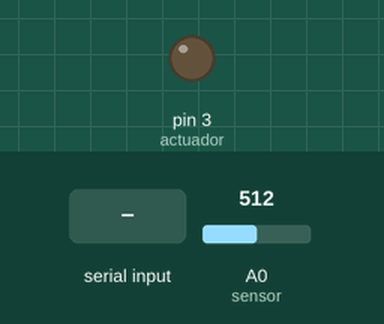
Recording of a sketch running on a simulated Arduino Uno, built with avr-gcc and run on an emulated ATmega328P. Parts: output pins drawn as LEDs (lit = HIGH). The test bench sets the inputs (shaded band); at power-on: A0 (sensor) = 512. What the sketch prints to the serial monitor is not drawn.

Above: at 1.2 s.
1.3 s: byte 30 received over Serial
At 1.55 s:
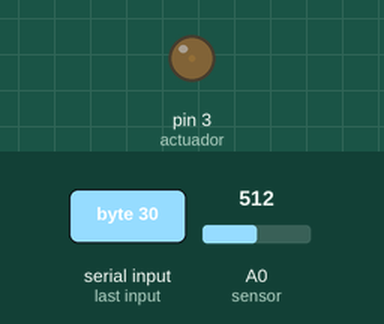
4.3 s: byte 90 received over Serial
At 10.8 s:
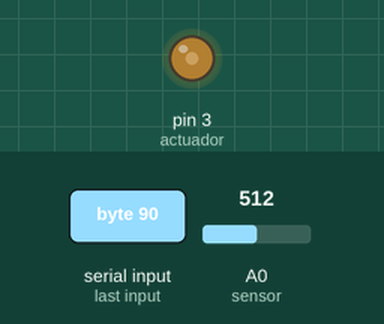
Timing chart, 0 to 12.3 s (numbered marks = the images above; inputs shaded):
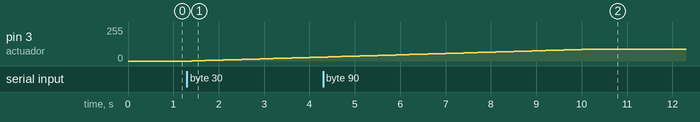

Measured:
- after the input at 1.3 s, pin 3 (actuador): moves from 0/255 to 29/255 over 2.8 s, starting after 0.11 s

The sketch:

lecturaValor.ino
```cpp
int sensor = A0;
int actuador = 3;
int prev_valor = 0;
int v = 0;
const int totalLecturas = 30;
int valor[30];

unsigned long tiempoAnterior = 0;
const unsigned long intervaloLecturas = 100;

void ordenar_arreglo() { // Bubble sort
  for (int i = 0; i < totalLecturas - 1; i++) {
    for (int j = 0; j < totalLecturas - 1 - i; j++) {
      if (valor[j] > valor[j + 1]) {
        int temp = valor[j];
        valor[j] = valor[j + 1];
        valor[j + 1] = temp;
      }
    }
  }
}

void setup() {
  Serial.begin(9600);
  pinMode(actuador, OUTPUT);
}


void loop() {
  if (millis() - tiempoAnterior >= intervaloLecturas) {
    tiempoAnterior = millis();

    for (int i = 0; i < totalLecturas; i++) {
      valor[i] = analogRead(sensor);
      delayMicroseconds(10);
    }

    ordenar_arreglo();
    Serial.println(valor[totalLecturas / 2]);

    if (prev_valor != v) {
      if (prev_valor < v) {
        prev_valor++;
      } else {
        prev_valor--;
      }
      analogWrite(actuador, prev_valor);
    }
  }

  if (Serial.available() > 0) {
    v = Serial.read();
  }
}
```
